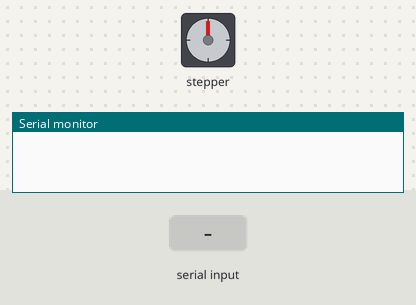
A sketch run on a simulated Arduino Uno, built with avr-gcc and run on an emulated ATmega328P. Shown: stepper motor, the last lines printed to the serial monitor. The inputs (shaded band) are chosen by the test bench. Stepper angles assume 2048 steps per turn.

Above: at 1.2 s.
1.3 s: "90,45\n" received over Serial
At 1.8 s:
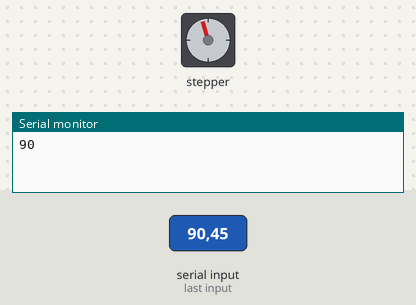
4.3 s: "30,150\n" received over Serial
At 7.4 s:
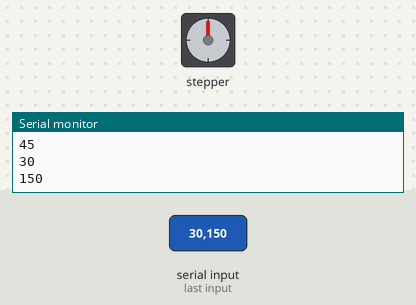
Timing chart, 0 to 8.9 s (numbered marks = the images above; inputs shaded):
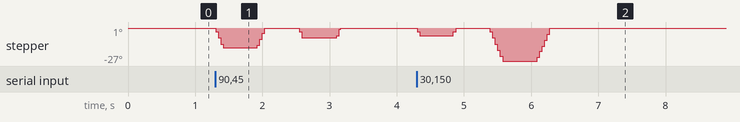

The sketch:

Tuto_8_Moteur_Stepper.ino
```cpp
#include <Stepper.h>  // Inclut la bibliothèque Stepper

const int NbreDePasPourUnTour = 64;  // Déclare une constante
                                     // Angle de 5,625 (données techniques) ce qui fait 64 pas pour un tour + rapport de 1/32.
                                     // Donc 32 x 64=2048 pas par tour

Stepper myStepper(NbreDePasPourUnTour, 3, 5, 4, 2);  // Déclare un Stepper
                                                     // INT1 sur D2,INT2 sur D3,INT3 sur D4,INT4 sur D5 ATTENTION ce n'est pas dans l'ordre "logique" (D3,D5,D4,D2) au lieu de (D2,D3,D4,D5)

int NbreDePas = 0;  // Déclare une variable de type entier

void setup() {
  myStepper.setSpeed(700);  // Règle la vitesse à 10 tours/minute
  Serial.begin(9600);       //initialise le moniteur à 9600 bauds
  myStepper.version();
}

void loop() {
  while (Serial.available() > 0) {  // Tant que des données arrivent sur le moniteur
    NbreDePas = Serial.parseInt();  // Je lis les données et j'en extrait les valeurs entières
    if (NbreDePas != 0) {           // Si je trouve un entier différent de 0
      Serial.println(NbreDePas);    // J'affiche cet entier sur le moniteur
      myStepper.step(-NbreDePas);   // Recule de NbreDePas (sens anti-horaire)
      delay(500);                   // J'attends une demi-seconde
      myStepper.step(NbreDePas);    // Avance de NbreDePas (sens horaire)
      delay(500);
    }
  }
}
```

Measured:
- after the input at 1.3 s, stepper: turns 16° counter-clockwise in 0.11 s, then 16° clockwise in 0.11 s, then 8° counter-clockwise in 0.04 s, then 8° clockwise in 0.06 s
